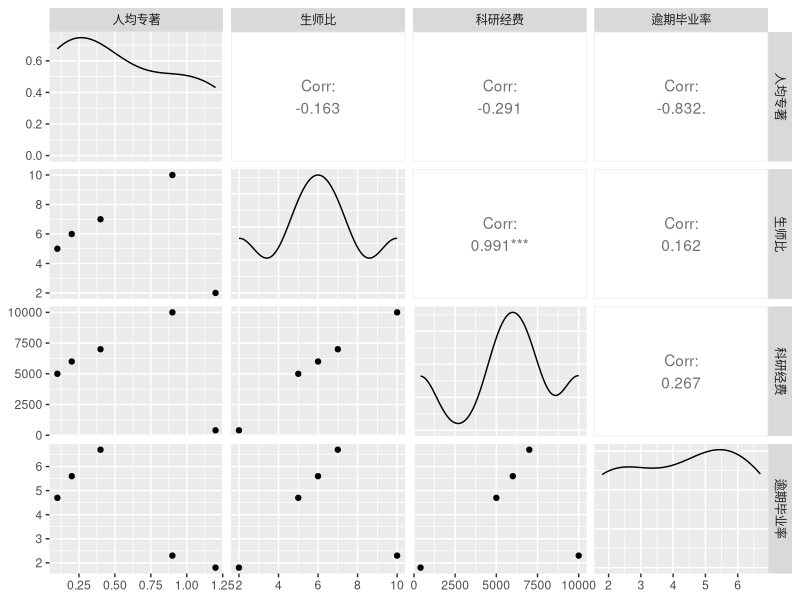
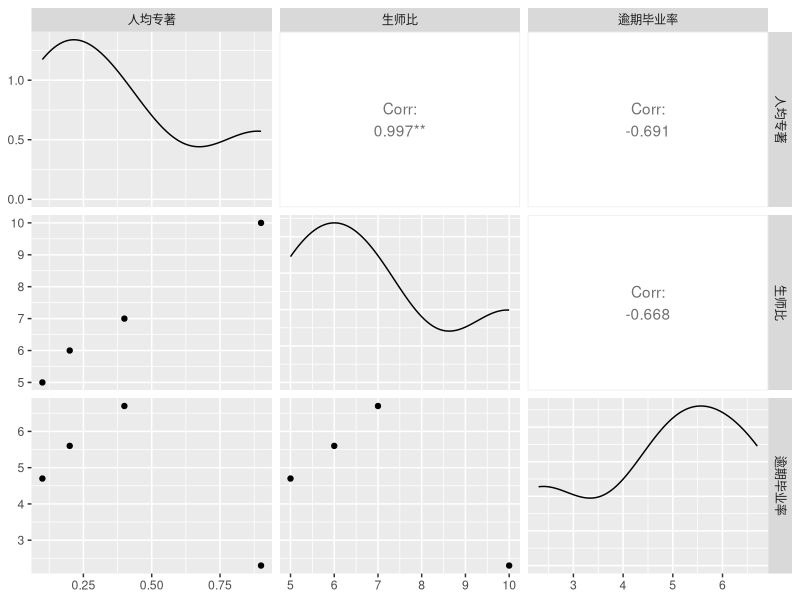
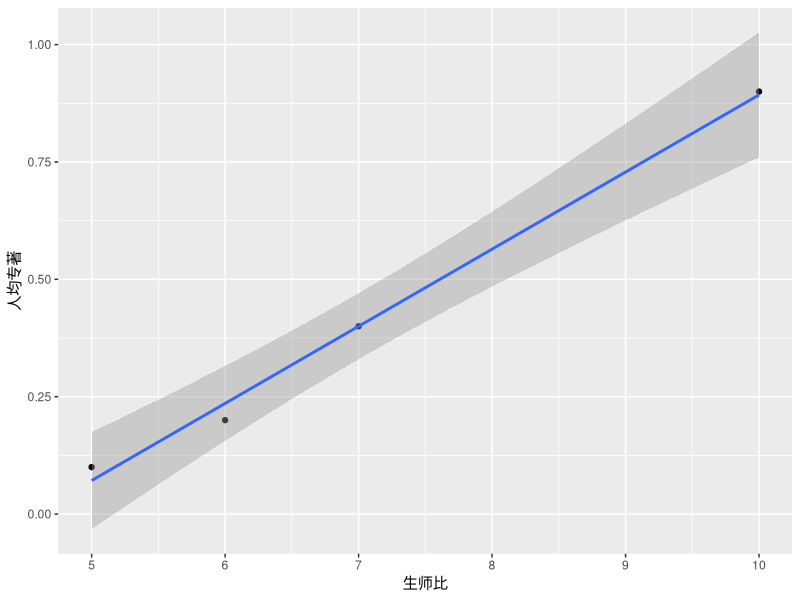
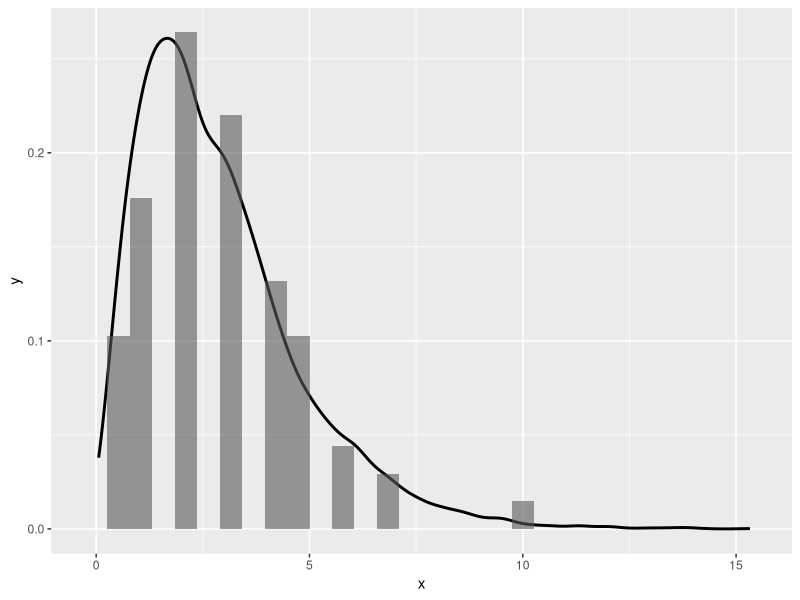

These charts were generated, in order, by the following R code:
## ---- chunk 1
options(digits = 3)
df0 = data.frame(
    '人均专著' = c(0.1, 0.2, 0.4, 0.9, 1.2),
    '生师比' = c(5, 6, 7, 10, 2),
    '科研经费' = c(5000, 6000, 7000, 10000, 400),
    '逾期毕业率' = c(4.7, 5.6, 6.7, 2.3, 1.8)
) # df0作为备份
df = df0
print(df)
## ---- chunk 2
df$生师比 = c(1, 1, 0.8333, 0.8333, 0)
print(df)
## ---- chunk 3
mom = function(col){sqrt(sum(col^2))}
for (i in 1:4){df[, i] = df[, i]/mom(df[, i])}
print(df)
## ---- chunk 4
w = c(0.2, 0.3, 0.4, 0.1)
for (i in 1:4){df[, i] = w[i]*df[, i]}
print(df)
## ---- chunk 5
good = c(0.1530, 0.163, 0.276, 0.0648)
bad = c(0.0128, 0.000, 0.011, 0.0174)
good_d = function(row){sqrt(sum((row - good)^2))}
bad_d = function(row){sqrt(sum((row - bad)^2))}
df_over = data.frame(
    s = rep(NA, 5),
    s0 = rep(NA, 5)
)
for (i in 1:5){
    df_over$s[i] = good_d(df[i, ])
    df_over$s0[i] = bad_d(df[i, ])
}
print(df_over)
## ---- chunk 6
df_over$f = df_over$s0/(df_over$s + df_over$s0)
print(df_over)
## ---- chunk 7
#| warning: false
#| message: false
library(GGally)
ggpairs(df0)
## ---- chunk 8
df_avg = data.frame(
    '人均经费' = df0$科研经费/df0$生师比
) |> t()
print(df_avg)
## ---- chunk 9
print(df0)
## ---- chunk 10
df0 = df0[-5, -3]
print(df0)
## ---- chunk 11
library(GGally)
ggpairs(df0)
## ---- chunk 12
library(ggplot2)
ggplot(df0, aes(x=`生师比`, y=`人均专著`)) + 
    geom_point(aes(x=`生师比`, y=`人均专著`)) + 
    geom_smooth(method = "lm")

model1 = lm(`人均专著` ~ `生师比`, data = df0)
kb1 = summary(model1)[4]$coefficients
colnames(kb1) = c('估计值', '标准误', 't值', 'P值')
rownames(kb1) = c('截距', '生师比')
print(kb1)
summary(model1)[8]
## ---- chunk 13
df0 = df0[, -1]
## ---- chunk 14
print(df0)
## ---- chunk 15
ssb = c(10, rep(7, 2), rep(6, 3), rep(5, 7), rep(4, 9), rep(3, 15), rep(2, 18), rep(1, 12), rep(0.5, 7))
library(MASS)
fitt = fitdistr(ssb, "gamma")
df_ga = data.frame(
  x = rgamma(10000, shape = fitt$estimate[1], rate = fitt$estimate[2])
)
df_ssb = data.frame(
  x = ssb
)
ggplot() + 
  geom_density(data = df_ga, aes(x), size = 1) + 
  geom_histogram(data = df_ssb, 
                 aes(x, y = ..density../1.75),
                 alpha = 0.6) + 
  ylab("y")
## ---- chunk 16
p_ssb = dgamma(c(5, 6, 7, 10), shape = fitt$estimate[1], rate = fitt$estimate[2])
(k = p_ssb/sum(p_ssb))
## ---- chunk 17
df0$生师比 = k
print(df0)
## ---- chunk 18
df0$正常毕业率 = 100-df0$逾期毕业率
df0 = df0[, -2]
print(df0)
## ---- chunk 19
df0_a = df0
x1 = df0_a$生师比
x2 = df0_a$正常毕业率
w1_a = sd(x1)/mean(x1)
w2_a = sd(x2)/mean(x2)
## ---- chunk 20
df0_a$生师比 = w1_a*df0_a$生师比
df0_a$正常毕业率 = w2_a*df0_a$正常毕业率
df0_a
## ---- chunk 21
good_a = c(0.7110,0.01009)
bad_a = c(0.0316,0.00964)
good_d_a = function(row){sqrt(sum((row - good_a)^2))}
bad_d_a = function(row){sqrt(sum((row - bad_a)^2))}
df_over_a = data.frame(
    s = rep(NA, 4),
    s0 = rep(NA, 4)
)
for (i in 1:4){
    df_over_a$s[i] = good_d_a(df0_a[i, ])
    df_over_a$s0[i] = bad_d_a(df0_a[i, ])
}
df_over_a$f = df_over_a$s0/(df_over_a$s + df_over_a$s0)
print(df_over_a)
## ---- chunk 22
df0_b = df0
s = rep(NA, 2)
for (i in 1:2){
  s[i] = sqrt(1/(4-1)*var(df0_b[, i]))
  df0_b[, i] = (df0_b[, i]-mean(df0_b[, i]))/s[i]
}
print(df0_b)
## ---- chunk 23
good_b = c(2.213,2.337)
bad_b = c(-1.856,-1.735)
good_d_b = function(row){sqrt(sum((row - good_b)^2))}
bad_d_b = function(row){sqrt(sum((row - bad_b)^2))}
df_over_b = data.frame(
    s = rep(NA, 4),
    s0 = rep(NA, 4)
)
for (i in 1:4){
    df_over_b$s[i] = good_d_b(df0_b[i, ])
    df_over_b$s0[i] = bad_d_b(df0_b[i, ])
}
df_over_b$f = df_over_b$s0/(df_over_b$s + df_over_b$s0)
print(df_over_b)
## ---- chunk 24
df0_c = df0
for (i in 1:2){df0_c[, i] = (df0_c[, i]-min(df0_c[, i]))/(max(df0_c[, i])-min(df0_c[, i]))}
print(df0_c)
## ---- chunk 25
good_c = c(1,1)
bad_c = c(0,0)
good_d_c = function(row){sqrt(sum((row - good_c)^2))}
bad_d_c = function(row){sqrt(sum((row - bad_c)^2))}
df_over_c = data.frame(
    s = rep(NA, 4),
    s0 = rep(NA, 4)
)
for (i in 1:4){
    df_over_c$s[i] = good_d_c(df0_c[i, ])
    df_over_c$s0[i] = bad_d_c(df0_c[i, ])
}
df_over_c$f = df_over_c$s0/(df_over_c$s + df_over_c$s0)
print(df_over_c)
